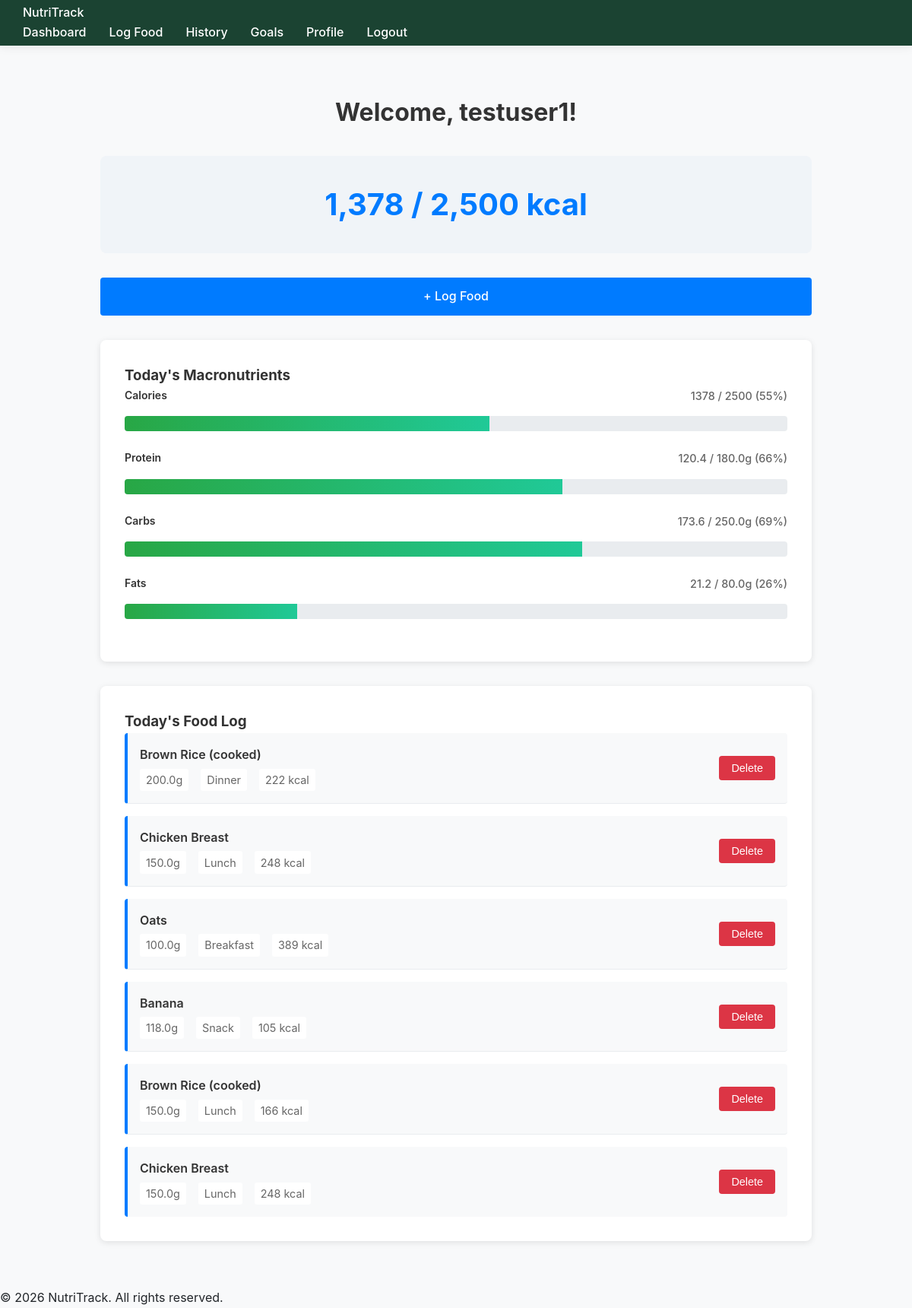
/dashboard (signed in), run on the app's committed database.
### tables this page shows
CREATE TABLE users (
            id INTEGER PRIMARY KEY AUTOINCREMENT,
            username TEXT UNIQUE NOT NULL,
            password_hash TEXT NOT NULL,
            email TEXT UNIQUE NOT NULL,
            created_at TIMESTAMP DEFAULT CURRENT_TIMESTAMP
        );

CREATE TABLE goals (
            id INTEGER PRIMARY KEY AUTOINCREMENT,
            user_id INTEGER UNIQUE NOT NULL,
            daily_calories REAL NOT NULL DEFAULT 2000,
            daily_protein REAL NOT NULL DEFAULT 150,
            daily_carbs REAL NOT NULL DEFAULT 250,
            daily_fats REAL NOT NULL DEFAULT 65,
            FOREIGN KEY (user_id) REFERENCES users(id)
        );

CREATE TABLE food_log (
            id INTEGER PRIMARY KEY AUTOINCREMENT,
            user_id INTEGER NOT NULL,
            food_id INTEGER NOT NULL,
            quantity_grams REAL NOT NULL,
            meal_type TEXT NOT NULL,
            logged_date DATE NOT NULL DEFAULT CURRENT_DATE,
            FOREIGN KEY (user_id) REFERENCES users(id),
            FOREIGN KEY (food_id) REFERENCES foods(id)
        );

CREATE TABLE foods (
            id INTEGER PRIMARY KEY AUTOINCREMENT,
            name TEXT NOT NULL,
            calories_per_100g REAL NOT NULL,
            protein REAL NOT NULL,
            carbs REAL NOT NULL,
            fats REAL NOT NULL,
            fibre REAL NOT NULL
        );

### app.py (the view, shortened to what this page needs)
@app.route('/dashboard')
@login_required
def dashboard():
    connection = get_db_connection()
    cursor = connection.cursor()
    today = date.today()
    cursor.execute('''
        SELECT fl.id, f.name, fl.quantity_grams, fl.meal_type, f.calories_per_100g, f.protein, f.carbs, f.fats
        FROM food_log fl
        JOIN foods f ON fl.food_id = f.id
        WHERE fl.user_id = ? AND fl.logged_date = ?
        ORDER BY fl.id DESC
    ''', (current_user.id, today))
    today_foods = cursor.fetchall()
    total_calories = 0
    total_protein = 0
    total_carbs = 0
    total_fats = 0
    today_food_list = []
    for food in today_foods:
        multiplier = food['quantity_grams'] / 100
        calories = food['calories_per_100g'] * multiplier
        protein = food['protein'] * multiplier
        carbs = food['carbs'] * multiplier
        fats = food['fats'] * multiplier
        total_calories += calories
        total_protein += protein
        total_carbs += carbs
        total_fats += fats
        today_food_list.append({
            'id': food['id'],
            'name': food['name'],
            'quantity_grams': food['quantity_grams'],
            'meal_type': food['meal_type'],
            'calories': round(calories, 1)
        })
    cursor.execute('SELECT daily_calories, daily_protein, daily_carbs, daily_fats FROM goals WHERE user_id = ?', (current_user.id,))
    goals_row = cursor.fetchone()
    connection.close()
    if goals_row:
        goals = {
            'daily_calories': goals_row['daily_calories'],
            'daily_protein': goals_row['daily_protein'],
            'daily_carbs': goals_row['daily_carbs'],
            'daily_fats': goals_row['daily_fats']
        }
    progress = {
        'calories': min(int((total_calories / goals['daily_calories']) * 100), 100),
        'protein': min(int((total_protein / goals['daily_protein']) * 100), 100),
        'carbs': min(int((total_carbs / goals['daily_carbs']) * 100), 100),
        'fats': min(int((total_fats / goals['daily_fats']) * 100), 100)
    }
    return render_template('dashboard.html',
                         username=current_user.username,
                         total_calories=round(total_calories, 1),
                         total_protein=round(total_protein, 1),
                         total_carbs=round(total_carbs, 1),
                         total_fats=round(total_fats, 1),
                         goals=goals,
                         progress=progress,
                         today_foods=today_food_list)

### app.py (called while the page is built)
@login_manager.user_loader
def load_user(user_id):
    connection = get_db_connection()
    cursor = connection.cursor()
    cursor.execute('SELECT id, username, email FROM users WHERE id = ?', (user_id,))
    user_data = cursor.fetchone()
    connection.close()
    if user_data:
        return User(user_data['id'], user_data['username'], user_data['email'])
    return None

    @property
    def is_authenticated(self):
        return True

### database.py (called while the page is built)
def get_db_connection():
    connection = sqlite3.connect(DATABASE_PATH)
    connection.row_factory = sqlite3.Row
    return connection

### templates/dashboard.html (shortened to what this page needs)
{% extends "base.html" %}
{% block content %}
<div class="dashboard-container">
    <div class="welcome-section">
        <h1>Welcome, {{ username }}!</h1>
    </div>
    <div class="calories-summary">
        <h2>{{ "{:,.0f}".format(total_calories) }} / {{ "{:,.0f}".format(goals.daily_calories) }} kcal</h2>
    </div>
    <div class="action-buttons">
        <a href="{{ url_for('log_food') }}" class="btn btn-primary btn-large">+ Log Food</a>
    </div>
    <div class="macros-section">
        <h3>Today's Macronutrients</h3>
        <div class="macro-item">
            <div class="macro-header">
                <label>Calories</label>
                <span class="macro-values">{{ "{:.0f}".format(total_calories) }} / {{ "{:.0f}".format(goals.daily_calories) }} ({{ progress.calories }}%)</span>
            </div>
            <div class="progress-bar">
                <div class="progress-fill" style="width: {{ progress.calories }}%"></div>
            </div>
        </div>
        <div class="macro-item">
            <div class="macro-header">
                <label>Protein</label>
                <span class="macro-values">{{ "{:.1f}".format(total_protein) }} / {{ "{:.1f}".format(goals.daily_protein) }}g ({{ progress.protein }}%)</span>
            </div>
            <div class="progress-bar">
                <div class="progress-fill" style="width: {{ progress.protein }}%"></div>
            </div>
        </div>
        <div class="macro-item">
            <div class="macro-header">
                <label>Carbs</label>
                <span class="macro-values">{{ "{:.1f}".format(total_carbs) }} / {{ "{:.1f}".format(goals.daily_carbs) }}g ({{ progress.carbs }}%)</span>
            </div>
            <div class="progress-bar">
                <div class="progress-fill" style="width: {{ progress.carbs }}%"></div>
            </div>
        </div>
        <div class="macro-item">
            <div class="macro-header">
                <label>Fats</label>
                <span class="macro-values">{{ "{:.1f}".format(total_fats) }} / {{ "{:.1f}".format(goals.daily_fats) }}g ({{ progress.fats }}%)</span>
            </div>
            <div class="progress-bar">
                <div class="progress-fill" style="width: {{ progress.fats }}%"></div>
            </div>
        </div>
    </div>
    <div class="food-log-section">
        <h3>Today's Food Log</h3>
        {% if today_foods %}
            <div class="food-list">
                {% for food in today_foods %}
                    <div class="food-item">
                        <div class="food-info">
                            <div class="food-name">{{ food.name }}</div>
                            <div class="food-details">
                                <span class="quantity">{{ food.quantity_grams }}g</span>
                                <span class="meal-type">{{ food.meal_type }}</span>
                                <span class="calories">{{ "{:.0f}".format(food.calories) }} kcal</span>
                            </div>
                        </div>
                        <form method="POST" action="{{ url_for('delete_food_log', entry_id=food.id) }}" class="delete-form">
                            <button type="submit" class="btn btn-danger btn-small" onclick="return confirm('Delete this food entry?')">Delete</button>
                        </form>
                    </div>
                {% endfor %}
            </div>
        {% else %}
            <p class="no-foods">No foods logged today. <a href="{{ url_for('log_food') }}">Log your first meal!</a></p>
        {% endif %}
    </div>
</div>
{% endblock %}

### static/css/style.css (style rules this page uses)
:root { --primary: #2D6A4F; --accent: #52B788; --danger: #E63946; --warning: #F4A261; --bg: #F8F9FA; --card-bg: #FFFFFF; --text: #212529; --text-light: #6C757D; --border-radius: 12px; --shadow: 0 2px 12px rgba(0, 0, 0, 0.08); }
* { margin: 0; padding: 0; box-sizing: border-box; }
body { font-family: -apple-system, BlinkMacSystemFont, 'Segoe UI', Roboto, 'Helvetica Neue', Arial, sans-serif; background-color: var(--bg); color: var(--text); line-height: 1.6; }
.progress-fill { height: 100%; background-color: var(--accent); transition: width 0.4s ease, background-color 0.3s ease; max-width: 100%; }
label { display: block; margin-bottom: 8px; font-weight: 600; color: var(--text); font-size: 14px; }
.btn { display: inline-block; padding: 12px 24px; border: none; border-radius: 8px; font-size: 14px; font-weight: 600; cursor: pointer; transition: all 0.3s ease; text-decoration: none; }
.btn-primary { background-color: var(--primary); color: white; padding: 14px 28px; font-size: 15px; }
.btn-danger { background-color: var(--danger); color: white; }
.btn-large { padding: 16px 32px; font-size: 16px; width: 100%; }
.food-item { display: flex; justify-content: space-between; align-items: center; padding: 15px; border-bottom: 1px solid #E9ECEF; transition: background-color 0.2s ease; }
.food-item:last-child { border-bottom: none; }
.food-info { flex: 1; }
.food-name { font-weight: 600; color: var(--text); margin-bottom: 4px; }
.food-details { font-size: 13px; color: var(--text-light); }

### templates/dashboard.html (style rules this page uses)
.dashboard-container { max-width: 1000px; margin: 0 auto; padding: 2rem; }
.welcome-section { text-align: center; margin-bottom: 2rem; }
.welcome-section h1 { font-size: 2rem; color: #333; }
.calories-summary { text-align: center; background: #f0f4f8; padding: 2rem; border-radius: 8px; margin-bottom: 2rem; }
.calories-summary h2 { font-size: 2.5rem; color: #007bff; margin: 0; }
.action-buttons { text-align: center; margin-bottom: 2rem; }
.btn-large { padding: 1rem 2rem; font-size: 1.1rem; }
.macros-section { background: white; padding: 2rem; border-radius: 8px; box-shadow: 0 2px 8px rgba(0, 0, 0, 0.1); margin-bottom: 2rem; }
.macros-section h3 { margin-top: 0; color: #333; }
.macro-item { margin-bottom: 1.5rem; }
.macro-header { display: flex; justify-content: space-between; margin-bottom: 0.5rem; font-weight: 500; }
.macro-header label { color: #333; }
.macro-values { color: #666; font-size: 0.9rem; }
.progress-bar { height: 20px; background: #e9ecef; border-radius: 4px; overflow: hidden; }
.progress-fill { height: 100%; background: linear-gradient(90deg, #28a745, #20c997); transition: width 0.3s ease; }
.food-log-section { background: white; padding: 2rem; border-radius: 8px; box-shadow: 0 2px 8px rgba(0, 0, 0, 0.1); }
.food-log-section h3 { margin-top: 0; color: #333; }
.food-list { display: flex; flex-direction: column; gap: 1rem; }
.food-item { display: flex; justify-content: space-between; align-items: center; padding: 1rem; background: #f8f9fa; border-radius: 4px; border-left: 4px solid #007bff; }
.food-info { flex: 1; }
.food-name { font-weight: 600; color: #333; margin-bottom: 0.3rem; }
.food-details { display: flex; gap: 1rem; font-size: 0.9rem; color: #666; }
.food-details span { background: white; padding: 0.2rem 0.5rem; border-radius: 3px; }
.delete-form { margin-left: 1rem; }
.btn { display: inline-block; padding: 0.75rem 1.5rem; border-radius: 4px; text-decoration: none; font-weight: 500; transition: all 0.3s ease; border: none; cursor: pointer; font-size: 1rem; }
.btn-primary { background: #007bff; color: white; }
.btn-danger { background: #dc3545; color: white; }
.btn-small { padding: 0.5rem 1rem; font-size: 0.9rem; }

### data on the page
users: username "testuser1"
goals: daily_calories "2,500", daily_calories "2500", daily_protein "180.0", daily_carbs "250.0", daily_fats "80.0"
food_log: name "Brown Rice (cooked)", quantity_grams "200.0", meal_type "Dinner", calories "222"
food_log: name "Chicken Breast", quantity_grams "150.0", meal_type "Lunch", calories "248"
food_log: name "Oats", quantity_grams "100.0", meal_type "Breakfast", calories "389"
food_log: name "Banana", quantity_grams "118.0", meal_type "Snack", calories "105"
food_log: name "Brown Rice (cooked)", quantity_grams "150.0", meal_type "Lunch", calories "166"
food_log: name "Chicken Breast", quantity_grams "150.0", meal_type "Lunch", calories "248"

### other printed values
{{ "{:,.0f}".format(total_calories) }} "1,378"
{{ "{:.0f}".format(total_calories) }} "1378"
{{ progress.calories }} "55"
{{ "{:.1f}".format(total_protein) }} "120.4"
{{ progress.protein }} "66"
{{ "{:.1f}".format(total_carbs) }} "173.6"
{{ progress.carbs }} "69"
{{ "{:.1f}".format(total_fats) }} "21.2"
{{ progress.fats }} "26"
